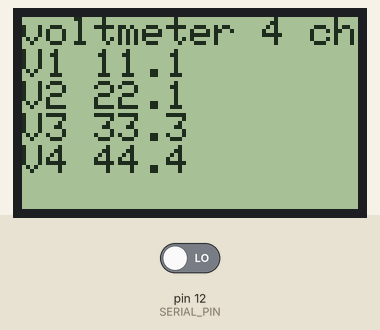
A sketch run on a simulated Arduino Uno, built with avr-gcc and run on an emulated ATmega328P. Parts: 84×48 one-colour display. The inputs (shaded band) are chosen by the test bench; at power-on: pin 12 (SERIAL_PIN) LOW. What the sketch prints to the serial monitor is not drawn.

Above: at 0.1 s.
At 1.9 s:
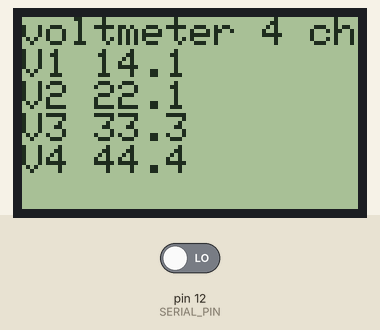
2.0 s: pin 12 (SERIAL_PIN) driven HIGH
At 2.5 s:
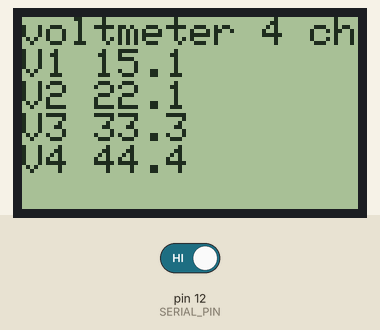
Timing chart, 0 to 5.0 s (numbered marks = the images above; inputs shaded):
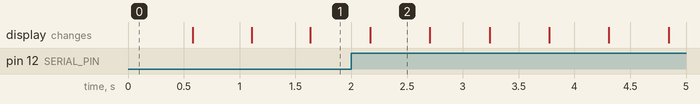

The sketch:

pcd8544-Serial.ino
```cpp
#include <PCD8544.h>
#include <math.h>
#include <SoftwareSerial.h>


#define SERIAL_PIN 12 // Pin de entrada a verificar (en este caso, pin 12)
// A custom glyph (a smiley)...
static const byte glyph[] = { B00010000, B00110100, B00110000, B00110100, B00010000 };


static PCD8544 lcd;


void setup() {
  // PCD8544-compatible displays may have a different resolution...
  lcd.begin(84, 48);

  // Add the smiley to position "0" of the ASCII table...
  lcd.createChar(0, glyph);


  Serial.begin(9600); // Inicializa la comunicación serial a 9600baudios
}

void printVoltageLCD(float voltage1, float voltage2, float voltage3, float voltage4){
  // Un buffer de caracteres para almacenar el flotante como string
  char voltage_char_buffer1[3];
  char voltage_char_buffer2[3];
  char voltage_char_buffer3[3];
  char voltage_char_buffer4[3];
  // 1 enteros, 1 decimales
  dtostrf(voltage1, 1, 1, voltage_char_buffer1);


  // Texto inicial
  lcd.setCursor(0, 0);
  lcd.print("voltmeter 4 ch");

  // Escribir voltajes 1 y 2 en Segunda linea
  lcd.setCursor(0, 1);
  lcd.print("V1");
  lcd.write(' ');
  lcd.print(voltage_char_buffer1);


  lcd.setCursor(0, 2);
  dtostrf(voltage2, 1, 1, voltage_char_buffer2);
  //lcd.write(' ');
  lcd.print("V2");
  lcd.write(' ');
  lcd.print(voltage_char_buffer2);

  // Escribir voltajes 3 y 4 en Segunda linea

  lcd.setCursor(0, 3);
  dtostrf(voltage3, 1, 1, voltage_char_buffer3);
  lcd.print("V3");
  lcd.write(' ');
  lcd.print(voltage_char_buffer3);

  lcd.setCursor(0, 4);
  dtostrf(voltage4, 1, 1, voltage_char_buffer4);
  //lcd.write(' ');
  lcd.print("V4");
  lcd.write(' ');
  lcd.print(voltage_char_buffer4);

}

void loop() {
  static float voltage1 = 11.1;
  float voltage2 = 22.2;
  float voltage3 = 33.3;
  float voltage4 = 44.4;
  printVoltageLCD(voltage1, voltage2, voltage3, voltage4);

  voltage1++;


if (digitalRead(SERIAL_PIN) == HIGH) { // Cuando el pin 12 está en alto se realiza la impresion serial
    for (int i = 0; i < 4; i++) {
      Serial.print("Voltaje");
      Serial.print(i + 1);
      Serial.print("->");
      if (i==0){
      Serial.print(voltage1);}
      if (i==1){
      Serial.print(voltage2);}
      if (i==2){
      Serial.print(voltage3);}
      if (i==3){
      Serial.print(voltage4);}
      Serial.println("V");
    }
}
delay(500);
}
```

Measured:
- what the display in image 2 shows lasts 0.5 s, from 2.2 s to 2.7 s
